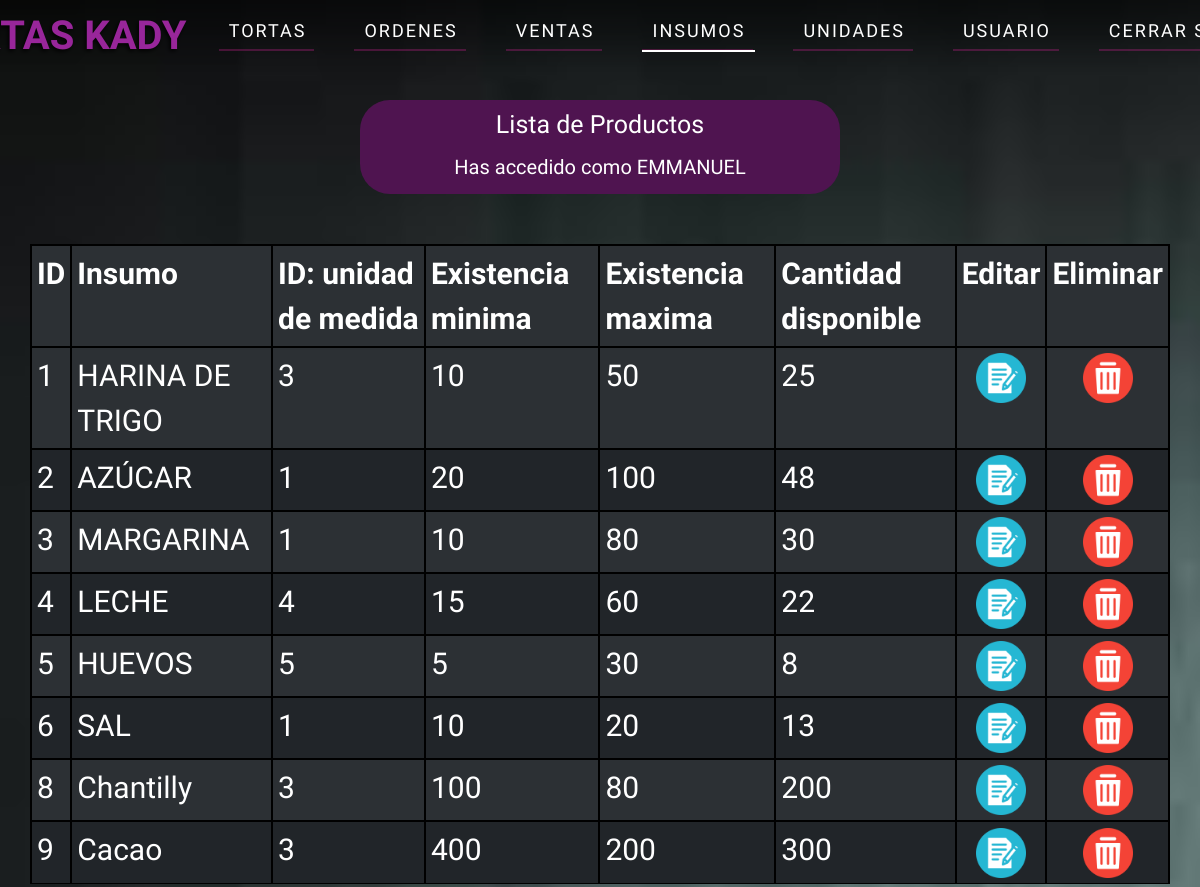
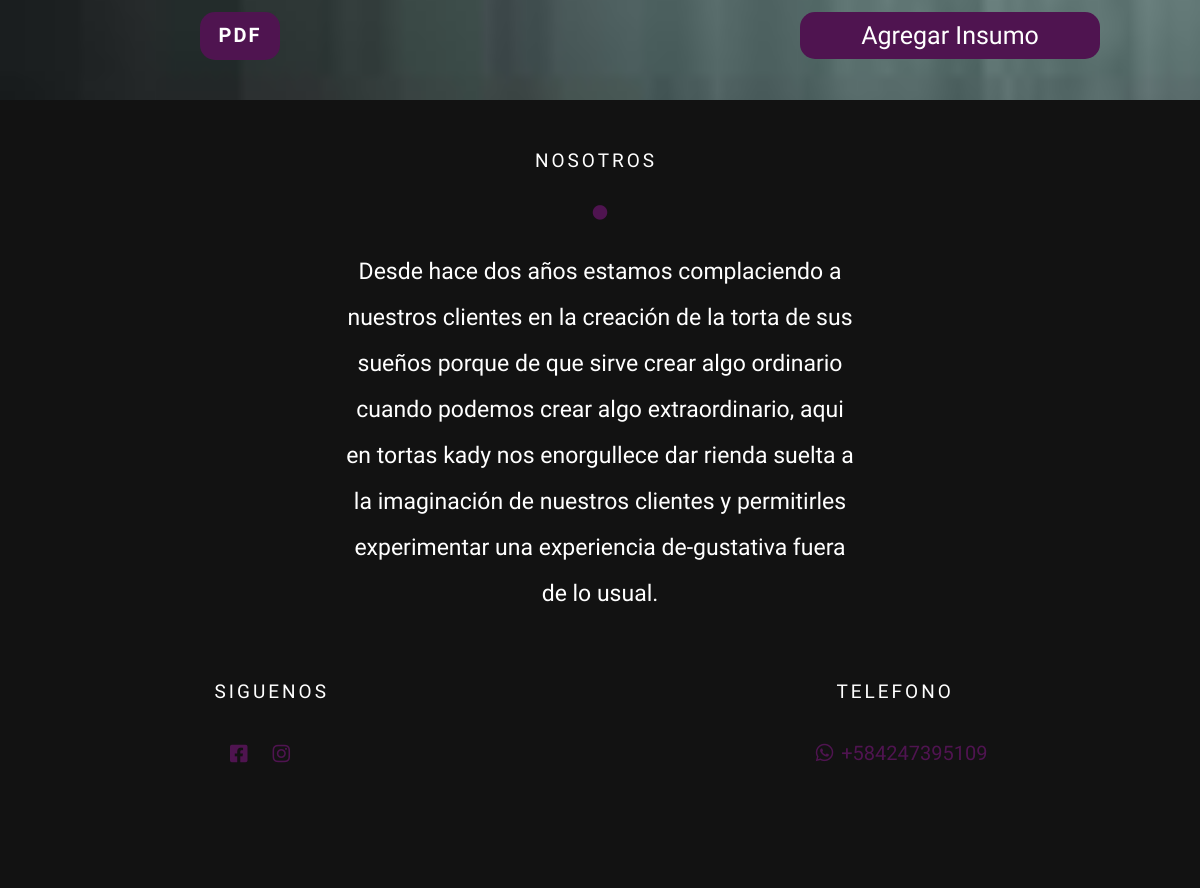
The app's page /Vista/admin/supplies.php (signed in) with its own data (2 pictures, top to bottom).
### tables this page shows
CREATE TABLE `insumos` (
  `id_ins` int(10) UNSIGNED NOT NULL COMMENT 'Id del insumo',
  `des_ins` varchar(50) NOT NULL COMMENT 'Descripción del insumo',
  `id_uni` int(10) UNSIGNED NOT NULL COMMENT 'Id de la unidad de medida',
  `exi_min` smallint(5) UNSIGNED NOT NULL DEFAULT 0 COMMENT 'Existencia mínima',
  `exi_max` smallint(5) UNSIGNED NOT NULL DEFAULT 0 COMMENT 'Existencia máxima',
  `can_disp` smallint(5) UNSIGNED NOT NULL DEFAULT 0 COMMENT 'Cantidad disponible',
  `estado` varchar(10) NOT NULL DEFAULT 'A'
);

### Vista/admin/supplies.php (the view, shortened to what this page needs)
<?php
require_once "../../Modelo/connect.php";
$usuario = $_SESSION['username'];
$sql_fetch_todos = "SELECT * FROM insumos where estado='A' ORDER BY id_ins ASC";
$query = mysqli_query($conn, $sql_fetch_todos);
?>
<!doctype html>
<html lang="en">
<head>
    <link href="https://cdn.jsdelivr.net/npm/bootstrap@5.2.1/dist/css/bootstrap.min.css" rel="stylesheet">
    <link rel="stylesheet" href="https://cdnjs.cloudflare.com/ajax/libs/font-awesome/5.11.2/css/all.min.css">
    <link rel="stylesheet" href="../css/style.css">
    <link rel="stylesheet" href="../css/header.css">
    <link rel="stylesheet" href="../css/font.css">
</head>
<body>
<header>
        <div class="container">
            <nav class="nav">
                <a href="inicio.html" class="logo">TORTAS KADY</a>
                <ul class="nav-list">
                    <li class="nav-item">
                            <a href="cakes.php" class="nav-link ">Tortas</a>
                        </li>
                        <li class="nav-item">
                            <a href="orders.php" class="nav-link ">Ordenes</a>
                        </li>
                        <li class="nav-item">
                            <a href="sales.php" class="nav-link ">Ventas</a>
                        </li>
                        <li class="nav-item">
                            <a href="supplies.php" class="nav-link active">Insumos</a>
                        </li>
                        <li class="nav-item">
                            <a href="unit.php" class="nav-link ">Unidades</a>
                        </li>
                        <li class="nav-item">
                            <a href="user.php" class="nav-link ">Usuario</a>
                        </li>
                        <li class="nav-item">
                            <a href="../../controlador/logout.php" class="nav-link ">Cerrar Sesión</a>
                        </li>
                    </ul>
            </nav>
        </div>
    </header>
    <div class="containe">
        <h1>Lista de Productos</h1>
        <h2>Has accedido como <?php echo $str = strtoupper($usuario) ?></h2>
    </div>
    <div class="table-product">
        <table class="table table-dark table-striped"  id="table">
            <tr>
                <th scope="col">ID</th>
                <th scope="col">Insumo</th>
                <th scope="col">ID: unidad de medida</th>
                <th scope='col'>Existencia minima</th>
                <th scope='col'>Existencia maxima</th>
                <th scope='col'>Cantidad disponible</th>
                <th scope="col">Editar </th>
                <th scope="col">Eliminar</th>
            </tr>
            <tbody>
            <?php
                while ($row = mysqli_fetch_array($query)) { ?>
                    <tr>
                        <td><?php echo $row['id_ins'] ?></td>
                        <td><?php echo $row['des_ins'] ?></td>
                        <td><?php echo $row['id_uni'] ?></td>
                        <td><?php echo $row['exi_min'] ?></td>
                        <td><?php echo $row['exi_max'] ?></td>
                        <td><?php echo $row['can_disp'] ?></td>
                        <td class="modify"><a name="edit" id="" class="bfix" href="./edit/supplies.php?id=<?php echo $row['id_ins'] ?>&insumo=<?php echo $row['des_ins'] ?>&unidad=<?php echo $row['id_uni'] ?>&existenciamin=<?php echo $row['exi_min'] ?>&existenciamax=<?php echo $row['exi_max'] ?>&cantidad=<?php echo $row['can_disp'] ?>" role="button">
                        <img src="../img/editor-de-texto.png" class="edit">
                            </a></td>
                        <td class="delete"><a name="unidad" id="" class="bdelete" href="../../controlador/delete/supplies.php?id=<?php echo $row['id_ins'] ?>" role="button">
                        <img src="../img/eliminar.png" alt="">
                            </a></td>
                    </tr>
                <?php
                } ?>
            </tbody>
        </table>
        <br>
        <a name="" id="" class="Addlist" style="float:right" href="./add/supplies.php" role="button">Agregar Insumo</a>
        <a href="../pdf/supplies.php" class="btn btn-primary" id="esp"><b>PDF</b> </a>
    </div>
<footer>
        <div class="container">
            <div class="footer-content">
                <div class="footer-content-about">
                    <h4>Nosotros</h4>
                    <div class="circle">
                        <i class="fas fa-circle"></i>
                    </div>
                    <p>Desde hace dos años estamos complaciendo a nuestros clientes en la creación de la torta de sus sueños porque de que sirve crear algo ordinario cuando podemos crear algo extraordinario, aqui en tortas kady nos enorgullece dar rienda suelta a la imaginación de nuestros clientes y permitirles experimentar una experiencia de-gustativa fuera de lo usual.</p>
                </div>
                <div class="footer-div">
                    <div class="social-media">
                        <h4>Siguenos</h4>
                        <ul class="social-icons">
                            <li>
                                <a href="#"><i class="fab fa-facebook-square"></i></a>
                            </li>
                            <li>
                                <a href="https://www.instagram.com/tortaskady_/"><i class="fab fa-instagram"></i></a>
                            </li>
                        </ul>
                    </div>
                    <div>
                        <h4 class="tlfh4">Telefono</h4>
                        <div class="tlf-n">
                        <span class="social-icons"><i class="fab fa-whatsapp"></i></span>
                        <h5 class="tlf">+584247395109</h5>
                        </div>
                    </div>
                </div>
            </div>
        </div>
    </footer>
</body>
</html>

### Vista/css/style.css (style rules this page uses)
:root { --main--color: #98269a; --color--texto: #4f1450; }
* { padding: 0px; margin: 0px; }
.containe { margin: 0px auto; margin-top: 100px; margin-bottom: 50px; border-radius: 30px; text-align: center; background-color: var(--color--texto); width: 40%; padding-bottom: 10px; color: white; }
.containe h1 { padding: 10px; }
table th, td { border: 2px solid black; padding: 5px; font-size: 30px; }
th { color: white; background-color: var(--color--texto); }
tr { background-color: white; }
tr:nth-child(even) { background-color: #f2f2f2; }
#table { margin: 0px auto; width: 95%; }
.delete { text-align: center; }
.modify { text-align: center; }
.edit { width: 50px; height: 50px; }
.delete .bdelete img { width: 50px; height: 50px; }
.Addlist { width: 300px; font-size: 25px; text-align: center; margin-right: 100px; padding: 5px 30px 5px 30px; margin-bottom: 20px; border-radius: 15px; text-decoration: none; color: white; background-color: var(--color--texto); transition: 0.5s; }

### records on screen
insumos: id_ins "1", des_ins "HARINA DE TRIGO", id_uni "3", exi_min "10", exi_max "50", can_disp "25"
insumos: id_ins "2", des_ins "AZÚCAR", id_uni "1", exi_min "20", exi_max "100", can_disp "48"
insumos: id_ins "3", des_ins "MARGARINA", id_uni "1", exi_min "10", exi_max "80", can_disp "30"
insumos: id_ins "4", des_ins "LECHE", id_uni "4", exi_min "15", exi_max "60", can_disp "22"
insumos: id_ins "5", des_ins "HUEVOS", id_uni "5", exi_min "5", exi_max "30", can_disp "8"
insumos: id_ins "6", des_ins "SAL", id_uni "1", exi_min "10", exi_max "20", can_disp "13"
insumos: id_ins "8", des_ins "Chantilly", id_uni "3", exi_min "100", exi_max "80", can_disp "200"
insumos: id_ins "9", des_ins "Cacao", id_uni "3", exi_min "400", exi_max "200", can_disp "300"

### other values on screen
$str = strtoupper($usuario) "EMMANUEL"
